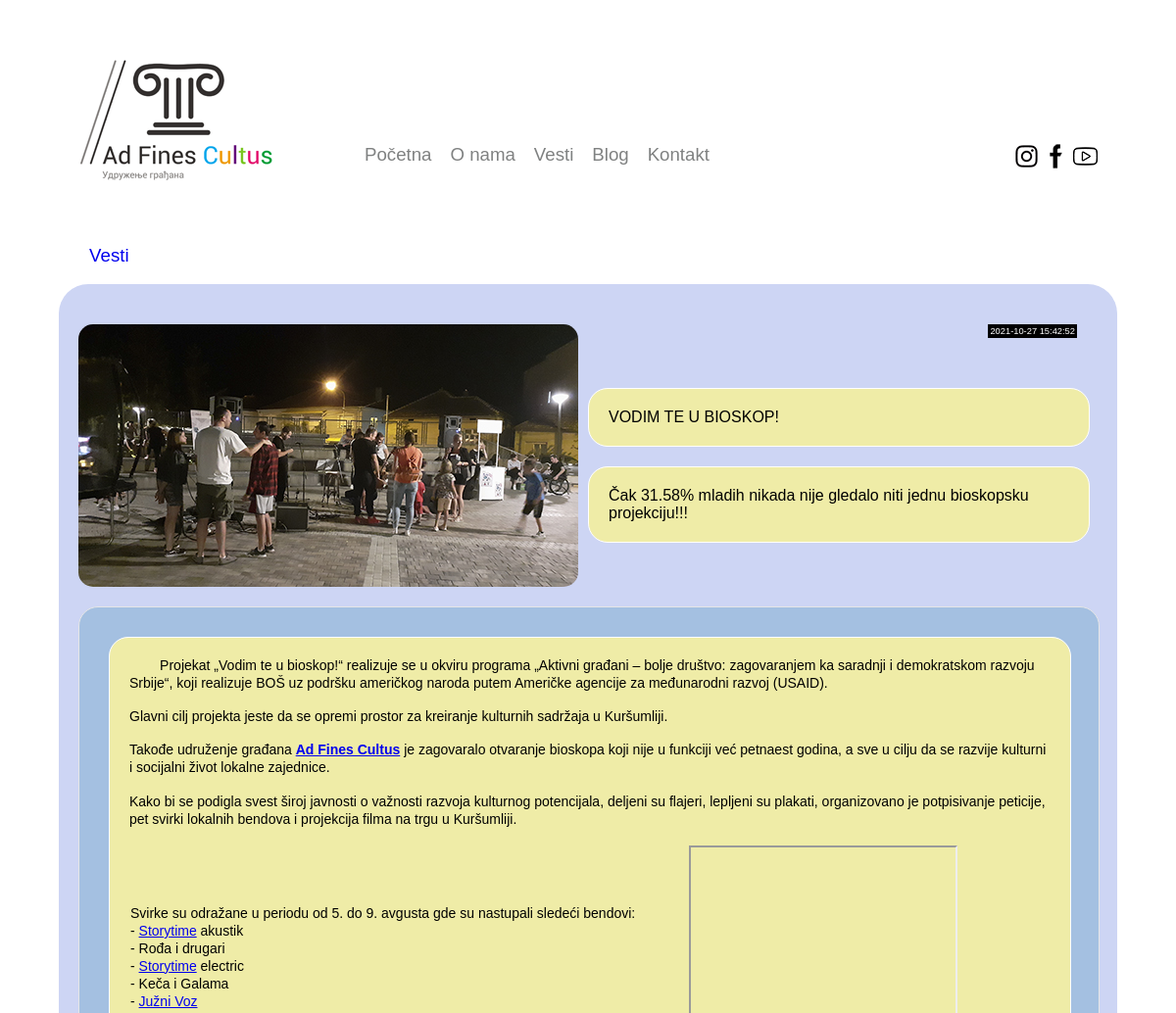
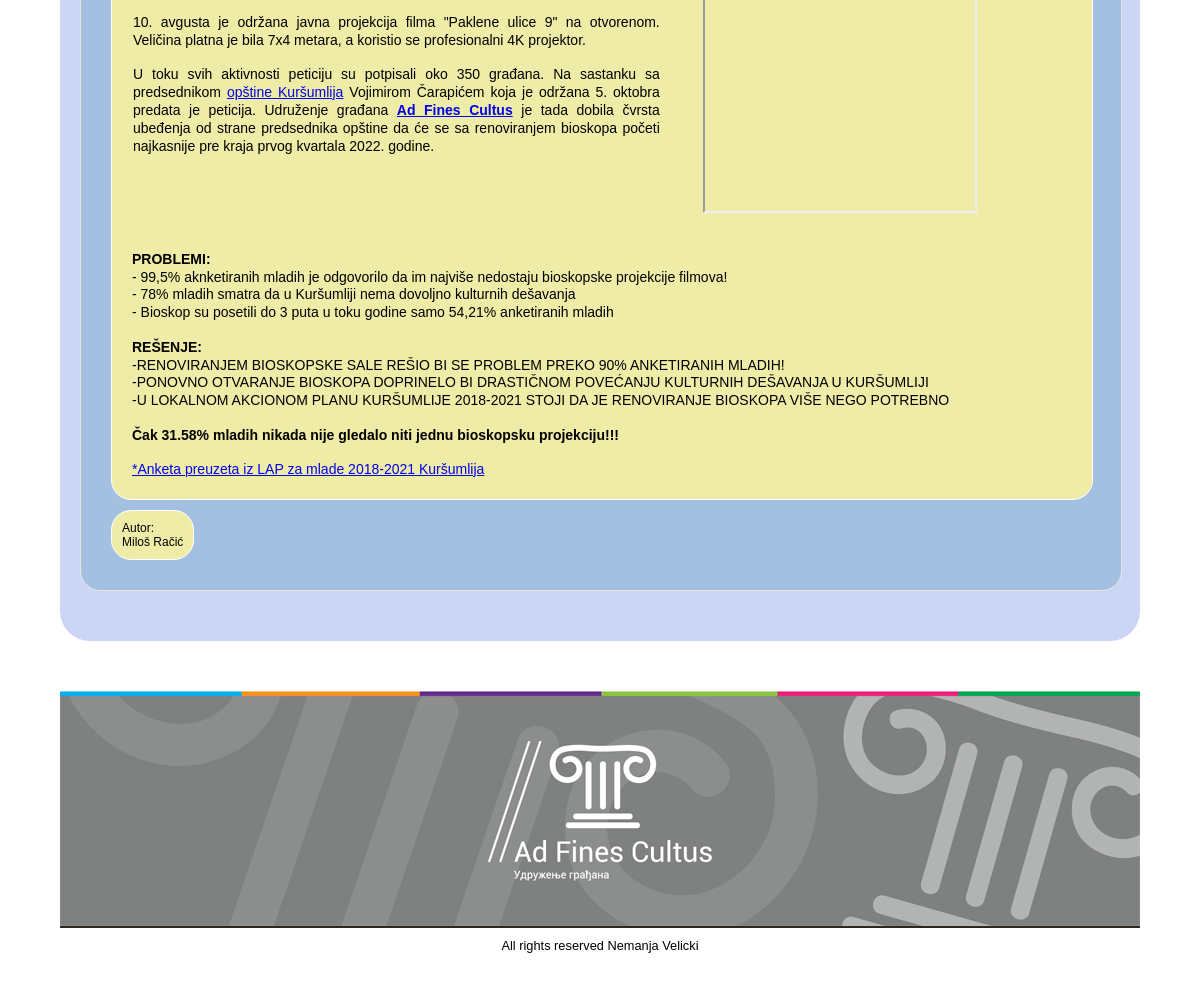
Screenshot of /VestiMore.php?more=11 with the database file from the repository (2 pictures, top to bottom).
### tables this page shows
CREATE TABLE `vesti` (
  `id` int(11) NOT NULL,
  `naslov` varchar(100) NOT NULL,
  `kratakt` varchar(150) NOT NULL,
  `tekst` text NOT NULL,
  `imeslike` varchar(70) NOT NULL,
  `autor` varchar(50) NOT NULL,
  `datum` timestamp NOT NULL DEFAULT current_timestamp()
);

### VestiMore.php (the view, shortened to what this page needs)
<!DOCTYPE html>
<html>
    <head>
        <link rel="stylesheet" type="text/css" href="Styles/Stylesheet.css?<?php echo time(); ?>" />
    </head>
    <body>
        <div id="sajt">
            <div id="baner">
                <div id="logo">
                    <?php
                        include 'banner.php';
                    ?>
                </div>
                    <div id="sidebar">
                        <?php
                            include 'sidebar.php';
                        ?>
                    </div>
            </div>
            <div id="vesti">
               <a href="vesti.php"> <div class="novosti">
                    &nbsp &nbsp &nbsp Vesti
                   </div></a>
                <div id="svesti">
                    <?php
                    if (isset($_GET['more']))
                    {
                        $id = $_GET['more'];
                        include 'conectdb.php';
                        $res = mysqli_query($con, "SELECT * FROM vesti WHERE id='$id'");
                        $row = mysqli_fetch_array($res);
                                echo""
                                    ."<div class='novostis'>"
                                        ."<img  src='Images/vesti/$row[imeslike]?id=$row[id]' class='novostiss' />"
                                    ."</div>"
                                        ."<div class='datumv'>$row[datum]</div>"
                                        ."<div class='naslovv'>$row[naslov]</div><br><div class='naslovv'>$row[kratakt]</div>"
                                        ."<div class='vest'>"
                                        ."<div class='tekstv'>$row[tekst]</div>"
                                        . "<div class='autorv'>Autor:<br>$row[autor]</div>"
                                        ."</div>"
                                    ."";
                    }
                    ?>
                    <div class="novosti"></div>
                </div>
            </div>
             <div class="novosti">
            </div>
            <?php
                include 'sivifuter.php';
            ?>
            <footer>
                <?php
                    include 'footer.php';
                ?>
            </footer>
        </div>
    </body>
</html>

### Styles/Stylesheet.css (style rules this page uses)
* { margin: 0px; padding: 0px; }
body { //background-image: url(../Images/Pozadina.jpg); background-repeat: no-repeat; background-position: top center; font-family: altera, lucida grande ,tahoma,verdana,arial,sans-serif, franklin gothic medium; background-color: white; }
body p { font-size: 0.8em; line-height: 1.28; }
#sajt { //background-image: url(../Images/Pozadina2.jpg); background-repeat: no-repeat; background-attachment: fixed; background-position: top center; width: 1080px; background-color: white; margin: 0 auto; //padding: 5px; border: 0px solid #e6e6e6; //overflow: hidden; //margin-top: 0px; //text-shadow: 0.1em 0.1em #333; }
#logo { float: left; height: 220px; width: 220px; margin-top: 20px; margin-left: 20px; padding: 0px; border: 0px solid #e6e6e6; }
#sidebar { float: right; //height: 170px; width: 755px; margin-top: 147px; margin-right: 15px; padding: 0px; border: 0px solid #e6e6e6; text-align: center; color: black; }
#svesti { border-radius: 30px; background-color: #cdd5f4; float: left; //height: 350px; width: 1080px; border: 0px solid #e6e6e6; position: relative; overflow: hidden; }
footer { clear: both; width: auto; height: 40px; padding: 10px; border-top: 2px solid #2e2521; text-align: center; color: black; //text-shadow: 0.1em 0.1em #333; }
.novosti { float: left; height: 40px; width: 1080px; //border-radius: 10px; font: estrangelo edessa; font-size: 14pt; //margin-left: 20px; margin-top: 10px; border: 0px solid #e6e6e6; position: relative; overflow: hidden; }
.novostis { float: left; margin-top: 41px; margin-left: 20px; height: 268px; width: 510px; border-radius: 15px; //border: 0px solid #e6e6e6; position: relative; overflow: hidden; }
.novostiss { float: left; //display: block; height: 278px; width: 530px; position: relative; overflow: hidden; transition: 0.5s ease; }
.vest { float: left; padding: 20px; margin-top: 20px; margin-left: 20px; //height: 310px; width: 1000px; border-radius: 20px; border: 1.5px solid #e6e6e6; background-color: #a4c0e1; position: relative; overflow: hidden; }
.datumv { float: right; margin: 41px; padding: 2px; //margin-right: 10px; //height: 310px; width: auto; font-size: 7pt; //border-radius: 20px; background-color: black; color: white; position: relative; overflow: hidden; }
.naslovv { float: left; padding: 20px; margin: 10px; //height: 310px; width: 470px; border-radius: 20px; border: 1.5px solid #ffffff; background-color: #efeca7; position: relative; overflow: hidden; }
.tekstv { float: left; padding: 20px; margin: 10px; //height: 310px; width: 940px; border-radius: 20px; border: 1.5px solid #ffffff; background-color: #efeca7; position: relative; overflow: hidden; }
.autorv { float: left; padding: 10px; margin-bottom: 10px; margin-left: 10px; //height: 310px; width: auto; border-radius: 20px; border: 1.5px solid #ffffff; background-color: #efeca7; font-size: 9pt; position: relative; overflow: hidden; }

### rows the page displays
vesti: imeslike (picture), datum "2021-10-27 15:42:52", naslov "VODIM TE U BIOSKOP!", kratakt "Čak 31.58% mladih nikada nije gledalo niti jednu bioskopsku projekciju!!!", tekst "Projekat „Vodim te u bioskop!“ realizuje se u okviru programa „Aktivni građani – bolje društvo: zagovaranjem ka saradnji i demokratskom razvoju Srbije“, koji realizuje BOŠ uz podršku američkog naroda putem Američke agencije za međunarodni razvoj (USAID). Glavni cilj projekta jeste da se opremi prostor za kreiranje kulturnih sadržaja u Kuršumliji. Takođe udruženje građana Ad Fines Cultus je zagovaralo otvaranje bioskopa koji nije u funkciji već petnaest godina, a sve u cilju da se razvije kulturni i socijalni život lokalne zajednice. Kako bi se podigla svest široj javnosti o važnosti razvoja kulturnog potencijala, deljeni su flajeri, lepljeni su plakati, organizovano je potpisivanje…", autor "Miloš Račić"
